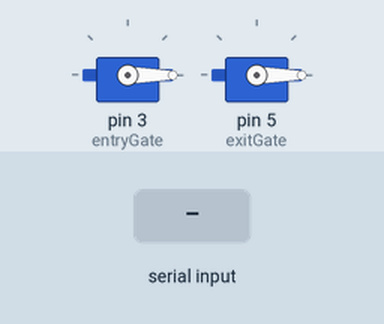
Recording of a sketch running on a simulated Arduino Uno, built with avr-gcc and run on an emulated ATmega328P. On the bench: 2 × servo. The test bench sets the inputs (shaded band).

Above: at 1.2 s.
1.3 s: "E" received over Serial
At 1.7 s:
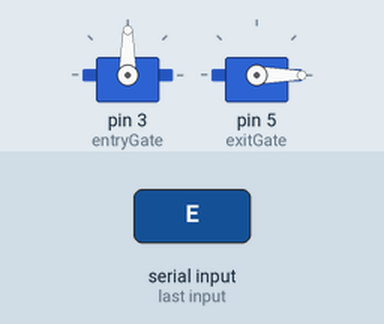
4.3 s: "X" received over Serial
At 5.2 s:
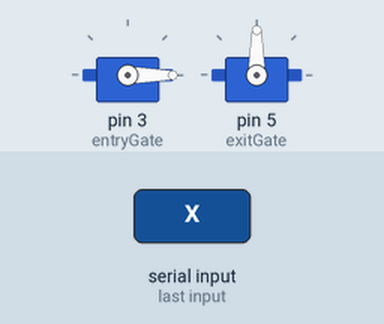
Timing chart, 0 to 7.8 s (numbered marks = the images above; inputs shaded):
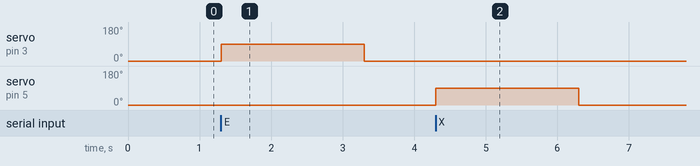

Measured:
- after the input at 1.3 s, servo on pin 3 (entryGate): 0° → 90° at once, → 0° 2.0 s later
- after the input at 4.3 s, servo on pin 5 (exitGate): 0° → 90° at once, → 0° 2.0 s later

The sketch:

gate_control.ino
```cpp
#include <Servo.h>

Servo entryGate;
Servo exitGate;

void setup() {
  entryGate.attach(3);
  exitGate.attach(5);
  Serial.begin(9600);

  entryGate.write(0);
  exitGate.write(0);
}

void loop() {
  if (Serial.available()) {
    char command = Serial.read();

    if (command == 'E') {        // Entry gate open
      entryGate.write(90);
      delay(2000);
      entryGate.write(0);
    }

    if (command == 'X') {        // Exit gate open
      exitGate.write(90);
      delay(2000);
      exitGate.write(0);
    }
  }
}
```
